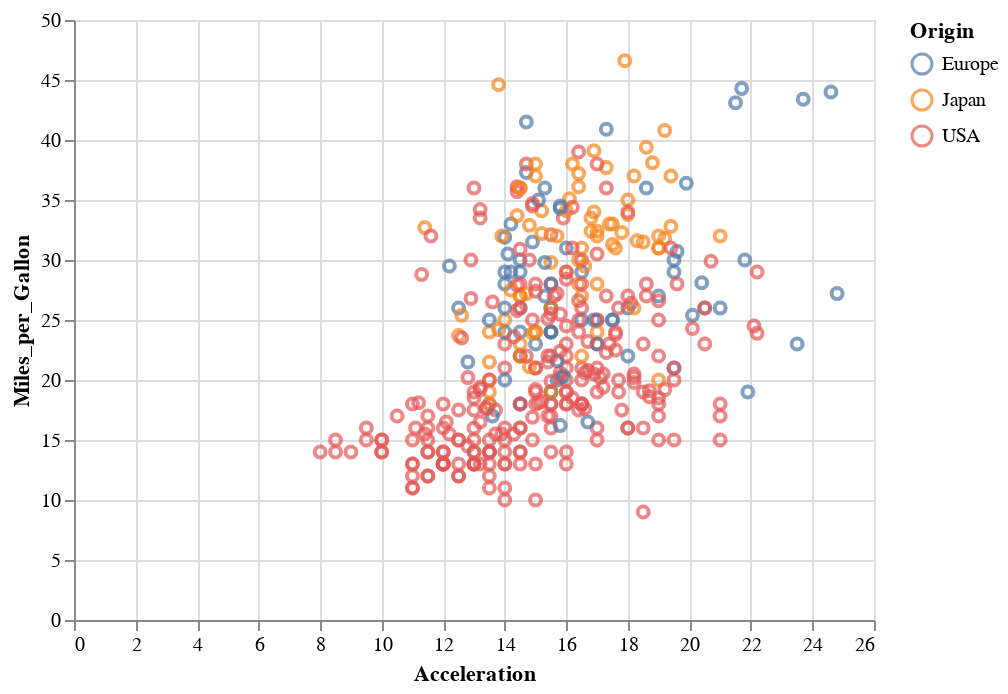

Notebook source saved alongside this figure:
### Code cell
alt.Chart(cars).mark_point().encode(
    alt.X('Acceleration', type='quantitative'),
    alt.Y('Miles_per_Gallon', type='quantitative'),
    alt.Color('Origin', type='nominal')
)

### Figure 1 — Vega-Lite specification as saved in the notebook (floating-point values rounded to 4 significant figures; data arrays with more than 128 entries replaced by an {"elided": "..."} marker saying what was removed)
{"$schema": "https://vega.github.io/schema/vega-lite/v2.6.0.json", "config": {"view": {"height": 300, "width": 400}}, "data": {"name": "data-f02450ab61490a1363517a0190416235"}, "datasets": {"data-f02450ab61490a1363517a0190416235": {"elided": "406 records"}}, "encoding": {"color": {"field": "Origin", "type": "nominal"}, "x": {"field": "Acceleration", "type": "quantitative"}, "y": {"field": "Miles_per_Gallon", "type": "quantitative"}}, "mark": "point"}
